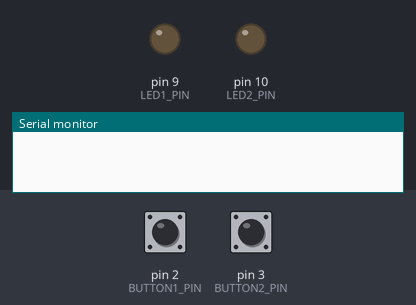
The sketch below on a simulated Arduino Uno, built with avr-gcc and run on an emulated ATmega328P. Shown: output pins drawn as LEDs (lit = HIGH), the last lines printed to the serial monitor. The inputs (shaded band) are chosen by the test bench; at power-on: pin 2 (BUTTON1_PIN) LOW, pin 3 (BUTTON2_PIN) LOW.

Above: at 1.2 s.
1.3 s: pin 2 (BUTTON1_PIN) pulled HIGH for 0.15 s
At 2.2 s:
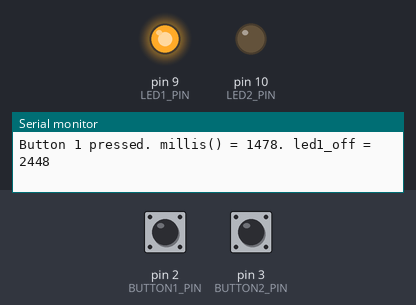
3.9 s: pin 3 (BUTTON2_PIN) pulled HIGH for 0.15 s
At 4.6 s:
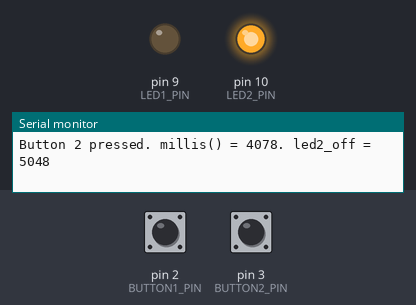
6.5 s: pin 3 (BUTTON2_PIN) pulled HIGH for 1 s
At 9.0 s:
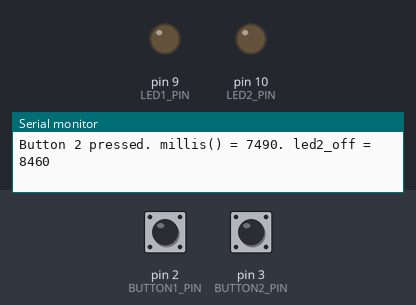
9.9 s: pin 3 (BUTTON2_PIN) pulled HIGH for 3.2 s
At 10.4 s:
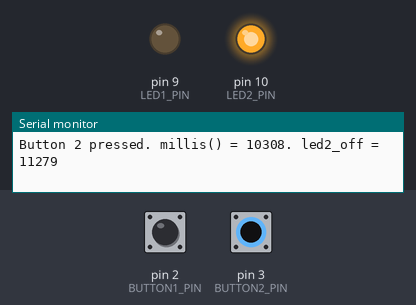
15.5 s: pin 2 (BUTTON1_PIN) driven HIGH and pin 3 (BUTTON2_PIN) driven HIGH
At 16.2 s:
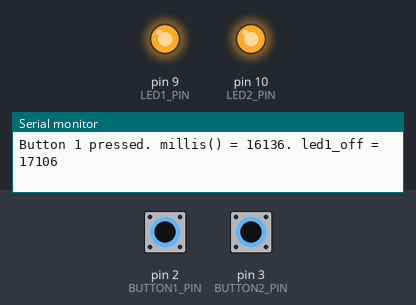
Timing chart, 0 to 18.0 s (numbered marks = the images above; inputs shaded):
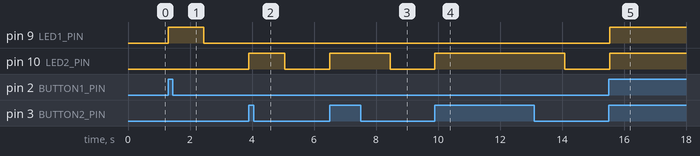

The sketch:

button-led-demo.ino
```cpp
// Demo program to demonstrate the usage of non-blocking delays for pseudo-async operations

/* Introduction:
 * Delays are extremely useful in microcontroller programming.
 * They allow you to pause the execution of your program for a certain amount of time.
 * However, they are blocking, meaning that the program will not do anything else while the delay is happening.
 * This can be a problem when you want to do multiple things at once.
 * For example, if you want to blink an LED while waiting for a button press, you can't use a delay because it will block the button press from being detected.
 */

/*
 * Instead of using delay() to block execution of code,
 * we can use the millis() function to allow a particular case to run when a certain time has passed,
 * ensuring that the code runs in a non-blocking manner.
 */

// Define two pin-sets for two buttons and LEDs
#define BUTTON1_PIN 2
#define LED1_PIN 9
int led1_interval = 1; // Time in seconds to keep LED1 on
unsigned long led1_off; // Variable to store millis to turn off LED1

#define BUTTON2_PIN 3
#define LED2_PIN 10
int led2_interval = 1; // Time in seconds to keep LED2 on
unsigned long led2_off; // Variable to store millis to turn off LED2


void setup() {

  Serial.begin(9600);

  pinMode(BUTTON1_PIN, INPUT);
  pinMode(LED1_PIN, OUTPUT);

  pinMode(BUTTON2_PIN, INPUT);
  pinMode(LED2_PIN, OUTPUT);

}

void loop() {
  // Code block to save time to turn off LEDs when button is pressed
  if (digitalRead(BUTTON1_PIN) == HIGH){
    led1_off = millis() + (led1_interval * 1000);
    Serial.print("Button 1 pressed. millis() = ");
    Serial.print(millis(), DEC);
    Serial.print(". led1_off = ");
    Serial.print(led1_off, DEC);
    Serial.println();
  }

  if (digitalRead(BUTTON2_PIN) == HIGH){
    led2_off = millis() + (led2_interval * 1000);
    Serial.print("Button 2 pressed. millis() = ");
    Serial.print(millis(), DEC);
    Serial.print(". led2_off = ");
    Serial.print(led2_off, DEC);
    Serial.println();
  }

  // Code bock to turn on LEDs when time is less than the time to turn off (set by button press)
  if (millis() < led1_off){
    digitalWrite(LED1_PIN, HIGH);
  } else {
    digitalWrite(LED1_PIN, LOW);
  }
  if (millis() < led2_off){
    digitalWrite(LED2_PIN, HIGH);
  } else {
    digitalWrite(LED2_PIN, LOW);
  }

  delay(1);

}
```

Measured:
- after the input at 1.3 s, pin 9 (LED1_PIN): LOW → HIGH at once, → LOW 1.1 s later
- after the input at 3.9 s, pin 10 (LED2_PIN): LOW → HIGH at once, → LOW 1.1 s later
- after the input at 6.5 s, pin 10 (LED2_PIN): LOW → HIGH at once, → LOW 2.0 s later
- after the input at 9.9 s, pin 10 (LED2_PIN): LOW → HIGH at once, → LOW 4.2 s later
- after the input at 15.5 s, pin 9 (LED1_PIN), pin 10 (LED2_PIN): LOW → HIGH at once
